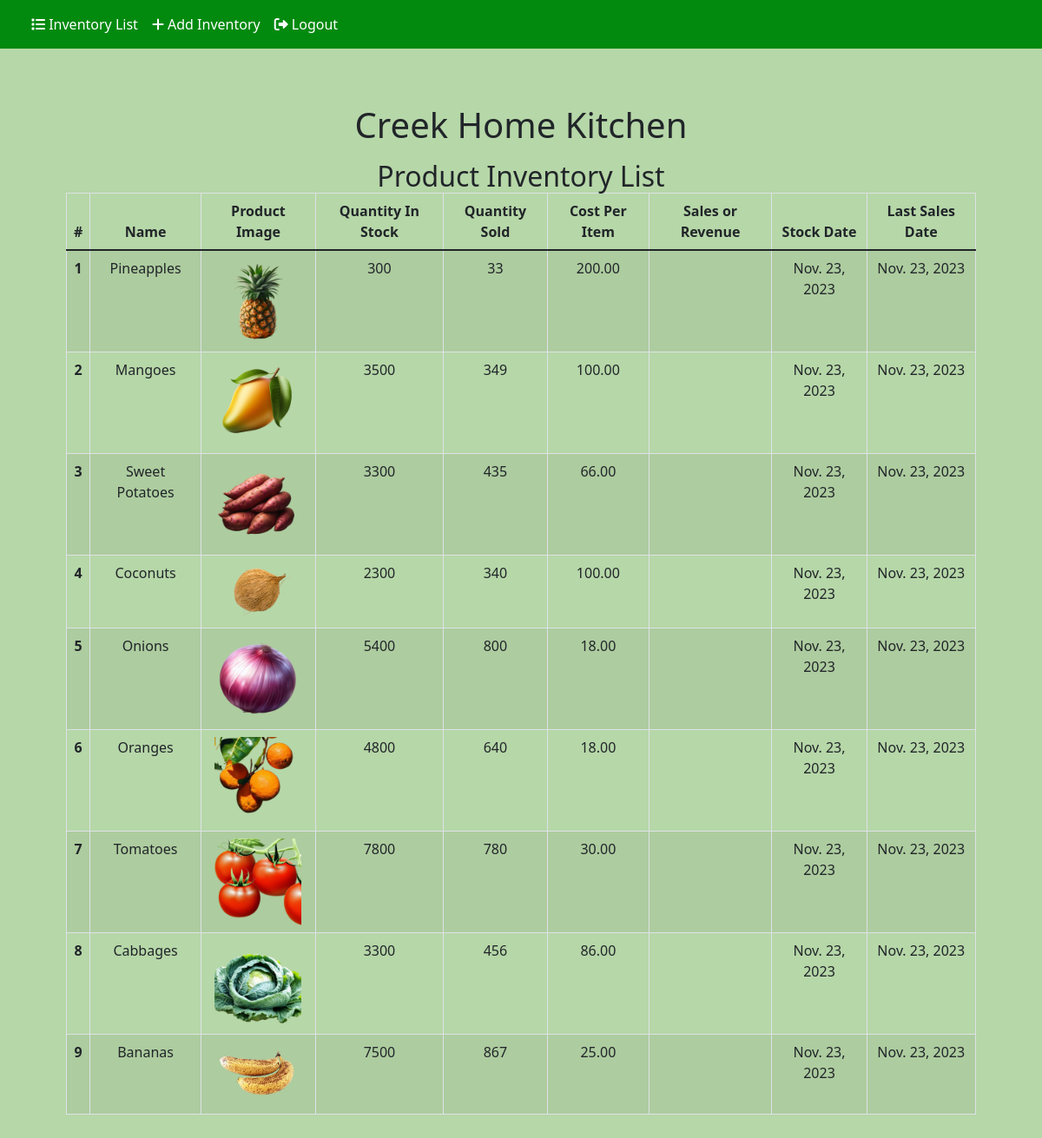
Screenshot of /inventory/ (signed in) with the database file from the repository.
### inventory/models.py (models this page shows, shortened)
class Inventory(models.Model):
    name = models.CharField(max_length=100, null=False, blank=False)
    cost_per_item = models.DecimalField(max_digits=19, decimal_places=2, null=False, blank=False)
    quantity_in_stock = models.IntegerField(null=False, blank=False)
    quantity_sold = models.IntegerField(null=False, blank=False)
    total_sales = models.DecimalField(max_digits=19, decimal_places=2, null=False, blank=False)
    stock_date = models.DateField(auto_now_add=True)
    last_sales_date = models.DateField(auto_now=True)
    product_image = models.ImageField(upload_to='product_images/', null=True, blank=True)

### inventory/views.py (the view)
# urls.py: path("", inventory_list, name="inventory_list"),
@login_required
def inventory_list(request):
    inventories = Inventory.objects.all()
    context = {"title": "Inventory List", "inventories": inventories}
    return render(request, "inventory/inventory_list.html", context=context)

### templates/inventory/inventory_list.html (shortened to what this page needs)
{% extends "../layout.html" %}
{% block content %}
  <div class="content-section text-center">
    <div class="title-container">
      <h1 class="mb-0">Creek Home Kitchen</h1>
      <h2 class="mb-0">Product Inventory List</h2>
    </div>
    <div class="table-responsive">
      <table class="table table-striped table-bordered table-hover">
        <thead class="thead-dark">
          <tr>
            <th scope="col">#</th>
            <th scope="col">Name</th>
            <th scope="col">Product Image</th>
            <th scope="col">Quantity In Stock</th>
            <th scope="col">Quantity Sold</th>
            <th scope="col">Cost Per Item</th>
            <th scope="col">Sales or Revenue</th>
            <th scope="col">Stock Date</th>
            <th scope="col">Last Sales Date</th>
          </tr>
        </thead>
        <tbody>
          {% for inventory in inventories %}
            <tr style="cursor: pointer; cursor: hand;" onclick="window.location = '{% url 'per_product' pk=inventory.pk %}'">
              <th scope="row">{{ forloop.counter }}</th>
              <td>{{ inventory.name }}</td>
              <td>
                {% if inventory.product_image %}
                  <img src="{{ inventory.product_image.url }}" alt="{{ inventory.name }}" style="max-width: 100px; max-height: 100px;" class="img-fluid">
                {% endif %}
              </td>
              <td>{{ inventory.quantity_in_stock }}</td>
              <td>{{ inventory.quantity_sold }}</td>
              <td>{{ inventory.cost_per_item }}</td>
              <td>{{ inventory.sales }}</td>
              <td>{{ inventory.stock_date }}</td>
              <td>{{ inventory.last_sales_date }}</td>
            </tr>
          {% endfor %}
        </tbody>
      </table>
    </div>
  </div>
{% endblock %}

### templates/layout.html (shortened to what this page needs)
{% load static %}
<!DOCTYPE html>
<html lang="en">
<head>
    <link href="https://cdn.jsdelivr.net/npm/bootstrap@5.1.3/dist/css/bootstrap.min.css" rel="stylesheet">
    <link rel="stylesheet" href="{% static 'css/main.css' %}" type="text/css">
    <link rel="stylesheet" href="https://cdnjs.cloudflare.com/ajax/libs/font-awesome/6.0.0/css/all.min.css"
 />
</head>
<body>
    <nav class="navbar navbar-expand-lg navbar-dark">
        <div class="container-fluid">
            <div class="collapse navbar-collapse" id="navbarNav">
                <ul class="navbar-nav">
                    <li class="nav-item">
                        <a class="nav-link active" aria-current="page" href="{% url 'inventory_list' %}">
                            <i class="fas fa-list"></i> Inventory List
                        </a>
                    </li>
                    {% if request.user.is_authenticated %}
                    <li class="nav-item">
                        <a class="nav-link active" aria-current="page" href="{% url 'add_inventory' %}">
                            <i class="fas fa-plus"></i> Add Inventory
                        </a>
                    </li>
                    <li class="nav-item">
                        <a class="nav-link active" aria-current="page" href="{% url 'logout' %}">
                            <i class="fas fa-sign-out-alt"></i> Logout
                        </a>
                    </li>
                    {% endif %}
                </ul>
            </div>
        </div>
    </nav>
    <main>
        <div class="container-fluid">
            <div class="row">
                <div class="col-md-10 col-sm-12 col-xl-12">
                    {% block content %}
                    {% endblock %}
                </div>
            </div>
        </div>
    </main>
</body>
</html>

### chkimsv20/static/css/main.css (style rules this page uses)
body { background-color: rgb(182,215,168); }
.content-section { background:#b6d7a8; margin: 40px; padding: 1.5rem 1.5rem; border-radius: 10px; }

### templates/layout.html (style rules this page uses)
.navbar { background-color: #028a0f; }

### rows the page displays
Inventory: name "Pineapples", product_image (picture), quantity_in_stock "300", quantity_sold "33", cost_per_item "200.00", stock_date "Nov. 23, 2023", last_sales_date "Nov. 23, 2023"
Inventory: name "Mangoes", product_image (picture), quantity_in_stock "3500", quantity_sold "349", cost_per_item "100.00", stock_date "Nov. 23, 2023", last_sales_date "Nov. 23, 2023"
Inventory: name "Sweet Potatoes", product_image (picture), quantity_in_stock "3300", quantity_sold "435", cost_per_item "66.00", stock_date "Nov. 23, 2023", last_sales_date "Nov. 23, 2023"
Inventory: name "Coconuts", product_image (picture), quantity_in_stock "2300", quantity_sold "340", cost_per_item "100.00", stock_date "Nov. 23, 2023", last_sales_date "Nov. 23, 2023"
Inventory: name "Onions", product_image (picture), quantity_in_stock "5400", quantity_sold "800", cost_per_item "18.00", stock_date "Nov. 23, 2023", last_sales_date "Nov. 23, 2023"
Inventory: name "Oranges", product_image (picture), quantity_in_stock "4800", quantity_sold "640", cost_per_item "18.00", stock_date "Nov. 23, 2023", last_sales_date "Nov. 23, 2023"
Inventory: name "Tomatoes", product_image (picture), quantity_in_stock "7800", quantity_sold "780", cost_per_item "30.00", stock_date "Nov. 23, 2023", last_sales_date "Nov. 23, 2023"
Inventory: name "Cabbages", product_image (picture), quantity_in_stock "3300", quantity_sold "456", cost_per_item "86.00", stock_date "Nov. 23, 2023", last_sales_date "Nov. 23, 2023"
Inventory: name "Bananas", product_image (picture), quantity_in_stock "7500", quantity_sold "867", cost_per_item "25.00", stock_date "Nov. 23, 2023", last_sales_date "Nov. 23, 2023"
